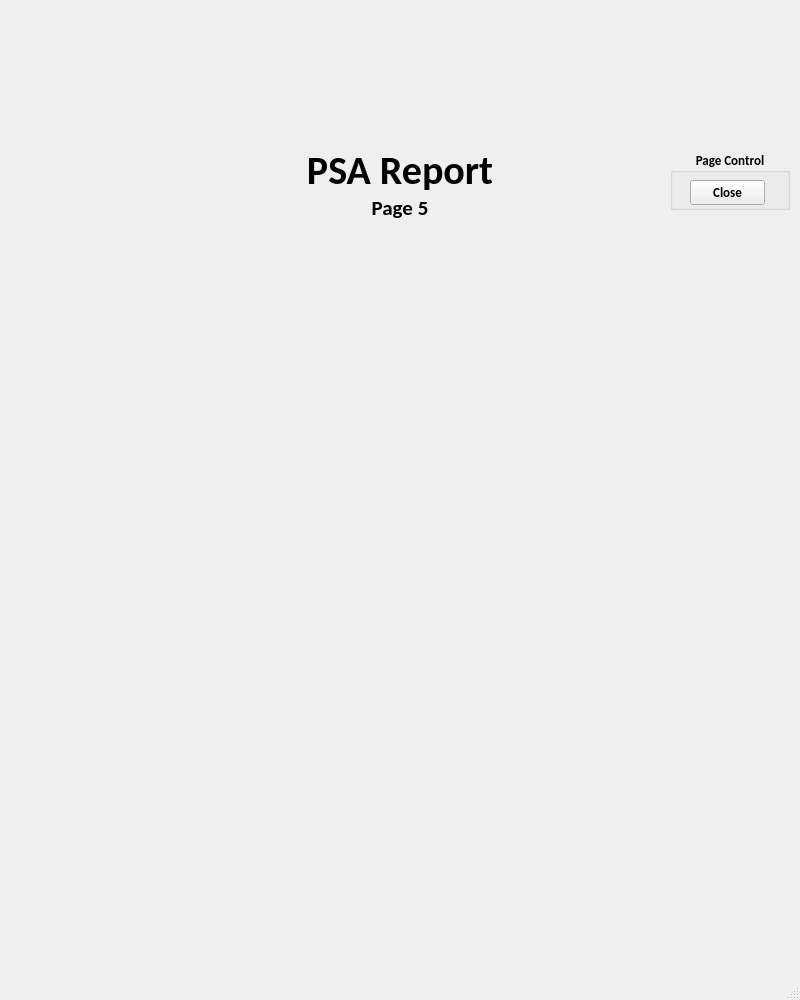
<?xml version="1.0" encoding="UTF-8"?>
<ui version="4.0">
 <author>Linton Ritchie - Scantech (C) 2022</author>
 <class>PSAPage5</class>
 <widget class="QMainWindow" name="PSAPage5">
  <property name="geometry">
   <rect>
    <x>0</x>
    <y>0</y>
    <width>800</width>
    <height>1000</height>
   </rect>
  </property>
  <property name="sizePolicy">
   <sizepolicy hsizetype="Fixed" vsizetype="Preferred">
    <horstretch>0</horstretch>
    <verstretch>0</verstretch>
   </sizepolicy>
  </property>
  <property name="windowTitle">
   <string>PSA Report Page 5</string>
  </property>
  <property name="statusTip">
   <string/>
  </property>
  <widget class="QWidget" name="centralwidget">
   <widget class="QLabel" name="label">
    <property name="geometry">
     <rect>
      <x>0</x>
      <y>0</y>
      <width>800</width>
      <height>150</height>
     </rect>
    </property>
    <property name="text">
     <string/>
    </property>
    <property name="pixmap">
     <pixmap resource="PSAReportResources.qrc">:/Resources/ScantechReportHeader.png</pixmap>
    </property>
    <property name="scaledContents">
     <bool>true</bool>
    </property>
   </widget>
   <widget class="QLabel" name="psa_report_title">
    <property name="geometry">
     <rect>
      <x>300</x>
      <y>150</y>
      <width>200</width>
      <height>40</height>
     </rect>
    </property>
    <property name="font">
     <font>
      <family>Calibri</family>
      <pointsize>30</pointsize>
      <weight>75</weight>
      <bold>true</bold>
     </font>
    </property>
    <property name="text">
     <string>PSA Report</string>
    </property>
    <property name="alignment">
     <set>Qt::AlignCenter</set>
    </property>
   </widget>
   <widget class="QLabel" name="psa_report_title_2">
    <property name="geometry">
     <rect>
      <x>350</x>
      <y>195</y>
      <width>100</width>
      <height>25</height>
     </rect>
    </property>
    <property name="font">
     <font>
      <family>Calibri</family>
      <pointsize>16</pointsize>
      <weight>75</weight>
      <bold>true</bold>
     </font>
    </property>
    <property name="text">
     <string>Page 5</string>
    </property>
    <property name="alignment">
     <set>Qt::AlignCenter</set>
    </property>
   </widget>
   <widget class="QLabel" name="Results2">
    <property name="geometry">
     <rect>
      <x>100</x>
      <y>225</y>
      <width>625</width>
      <height>725</height>
     </rect>
    </property>
    <property name="text">
     <string/>
    </property>
    <property name="pixmap">
     <pixmap resource="PSAReportResources.qrc">:/Resources/Results2.png</pixmap>
    </property>
    <property name="scaledContents">
     <bool>true</bool>
    </property>
   </widget>
   <widget class="QGroupBox" name="groupBox">
    <property name="geometry">
     <rect>
      <x>670</x>
      <y>150</y>
      <width>120</width>
      <height>60</height>
     </rect>
    </property>
    <property name="font">
     <font>
      <family>Calibri</family>
      <pointsize>10</pointsize>
      <weight>75</weight>
      <bold>true</bold>
     </font>
    </property>
    <property name="title">
     <string>Page Control</string>
    </property>
    <property name="alignment">
     <set>Qt::AlignCenter</set>
    </property>
    <widget class="QPushButton" name="NextPage_2">
     <property name="geometry">
      <rect>
       <x>20</x>
       <y>30</y>
       <width>75</width>
       <height>25</height>
      </rect>
     </property>
     <property name="text">
      <string>Close</string>
     </property>
    </widget>
   </widget>
  </widget>
  <widget class="QMenuBar" name="menubar">
   <property name="geometry">
    <rect>
     <x>0</x>
     <y>0</y>
     <width>800</width>
     <height>21</height>
    </rect>
   </property>
  </widget>
  <widget class="QStatusBar" name="statusbar"/>
 </widget>
 <resources>
  <include location="PSAReportResources.qrc"/>
 </resources>
 <connections>
  <connection>
   <sender>NextPage_2</sender>
   <signal>released()</signal>
   <receiver>PSAPage5</receiver>
   <slot>hide()</slot>
   <hints>
    <hint type="sourcelabel">
     <x>743</x>
     <y>216</y>
    </hint>
    <hint type="destinationlabel">
     <x>775</x>
     <y>272</y>
    </hint>
   </hints>
  </connection>
 </connections>
</ui>
